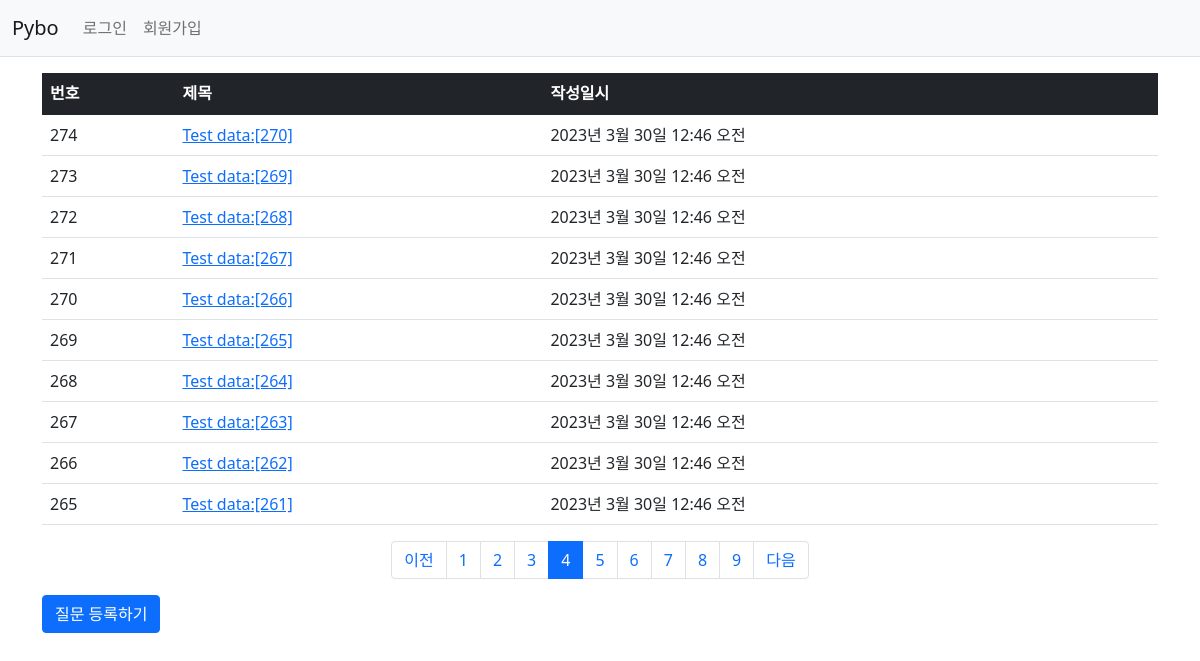
Page /pybo/?page=4 on the committed database.
### pybo/models.py (models this page shows, shortened)
class Question(models.Model):
    author = models.ForeignKey(User, on_delete=models.CASCADE)  # question author
    subject = models.CharField(max_length=200)
    content = models.TextField()
    create_date = models.DateTimeField()
    modify_date = models.DateTimeField(null=True, blank=True)   # modified date

### pybo/views.py (the view)
# urls.py: path('', views.index, name='index'),    # '/'에 해당되는 path. 즉 http://localhost:8080/
def index(request):
    page = request.GET.get('page', '1')  # 페이지. # GET방식으로 호출된 url에서 page값을 가져올 때 사용됨
    question_list = Question.objects.order_by('-create_date')
    paginator = Paginator(question_list, 10)  # 페이지당 10개씩 보여주기
    page_obj = paginator.get_page(page)
    context = {'question_list': page_obj}   # question_list는 페이징 객체(page_obj)
    return render(request, 'pybo/question_list.html', context)

### pybo/templatetags/pybo_filter.py (called while the page is built)
@register.filter
def sub(value, arg):
    return value - arg

### templates/pybo/question_list.html (shortened to what this page needs)
{%  extends 'base.html' %}
{% load pybo_filter %}
{% block content %}
<div class="container my-3">
    <table class="table">
        <thead>
        <tr class="table-dark">
            <th>번호</th>
            <th>제목</th>
            <th>작성일시</th>
        </tr>
        </thead>
        <tbody>
        {% if question_list %}
        {% for question in question_list %}
        <tr>
            <td>
                {{ question_list.paginator.count|sub:question_list.start_index|sub:forloop.counter0|add:1 }}
            </td>
            <td>
                <a href="{% url 'pybo:detail' question.id %}">{{ question.subject }}</a>
            </td>
            <td>{{ question.create_date }}</td>
        </tr>
        {% endfor %}
        {% else %}
        <tr>
            <td colspan="3">질문이 없습니다.</td>
        </tr>
        {% endif %}
        </tbody>
    </table>
    <ul class="pagination justify-content-center">
        {% if question_list.has_previous %}
        <li class="page-item">
            <a class="page-link" href="?page={{ question_list.previous_page_number }}">이전</a>
        </li>
        {% else %}
        <li class="page-item disabled">
            <a class="page-link" tabindex="-1" aria-disabled="true" href="#">이전</a>
        </li>
        {% endif %}
        {% for page_number in question_list.paginator.page_range %}
        {% if page_number >= question_list.number|add:-5 and page_number <= question_list.number|add:5 %}
        {% if page_number == question_list.number %}
        <li class="page-item active" aria-current="page">
            <a class="page-link" href="?page={{ page_number }}">{{ page_number }}</a>
        </li>
        {% else %}
        <li class="page-item">
            <a class="page-link" href="?page={{ page_number }}">{{ page_number }}</a>
        </li>
        {% endif %}
        {% endif %}
        {% endfor %}
        {% if question_list.has_next %}
        <li class="page-item">
            <a class="page-link" href="?page={{ question_list.next_page_number }}">다음</a>
        </li>
        {% else %}
        <li class="page-item disabled">
            <a class="page-link" tabindex="-1" aria-disabled="true" href="#">다음</a>
        </li>
        {% endif %}
    </ul>
    <a href="{% url 'pybo:question_create' %}" class="btn btn-primary">질문 등록하기</a>
</div>
{% endblock %}

### rows in the picture
Question: paginator.count|sub "274", subject "Test data:[270]", create_date "2023년 3월 30일 12:46 오전"
Question: paginator.count|sub "273", subject "Test data:[269]", create_date "2023년 3월 30일 12:46 오전"
Question: paginator.count|sub "272", subject "Test data:[268]", create_date "2023년 3월 30일 12:46 오전"
Question: paginator.count|sub "271", subject "Test data:[267]", create_date "2023년 3월 30일 12:46 오전"
Question: paginator.count|sub "270", subject "Test data:[266]", create_date "2023년 3월 30일 12:46 오전"
Question: paginator.count|sub "269", subject "Test data:[265]", create_date "2023년 3월 30일 12:46 오전"
Question: paginator.count|sub "268", subject "Test data:[264]", create_date "2023년 3월 30일 12:46 오전"
Question: paginator.count|sub "267", subject "Test data:[263]", create_date "2023년 3월 30일 12:46 오전"
Question: paginator.count|sub "266", subject "Test data:[262]", create_date "2023년 3월 30일 12:46 오전"
Question: paginator.count|sub "265", subject "Test data:[261]", create_date "2023년 3월 30일 12:46 오전"

### other values in the picture
{{ page_number }} "1" "2" "3" "5" "6" "7" "8" "9"
{{ page_number }} "4"
